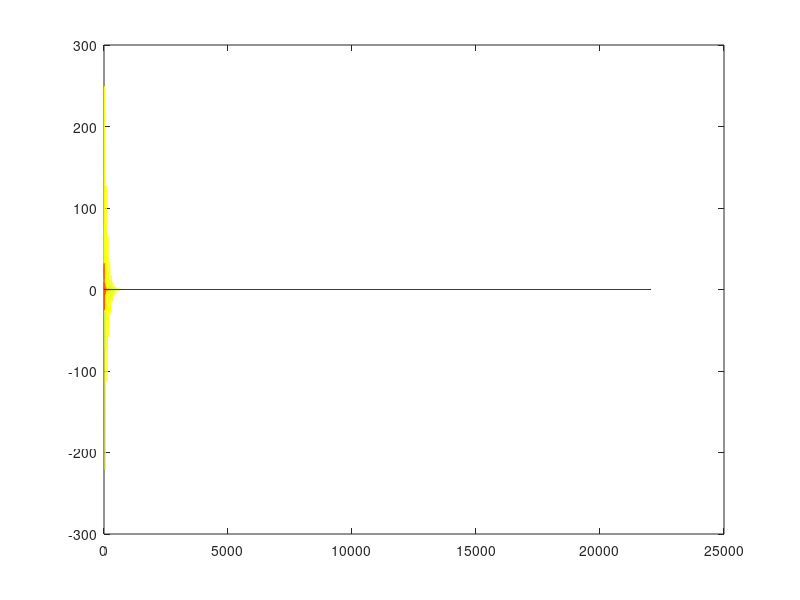

Write MATLAB code to recreate this figure.
% test script for generating sound for cube collision
%

% sample duration
duration = 0.5;

% sampling frequency
fq = 44100;
dt = 1/fq;

% spring constant
%   k = (Young's Modulus) * (thickness);
% Young's Modulus for steel
Y = 200; 
% TODO: what thickness to use?
thickness = 0.01;

k = Y * thickness;


% mass of particles
%   m = density * thickness * area
% for now just assume homogenous object
% density for steel is 7.85 g/cm^3
mass = 0.785 * 3 * thickness;

% fluid damping constant (must be negative?)
gamma = .1;

% viscoelastic damping constant (must be negative?)
n_eta = .1;

% vertices
vert = [ -1 -1  1;  ... p111
         -1 -1 -1;  ... p211
          1 -1 -1;  ... p221
          1 -1  1;  ... p121
          -1 -1  1;  ... p111
         -1  1  1;  ... p112
         -1  1 -1;  ... p212
          1  1 -1; ... p222
          1  1  1;  ... p122
         -1  1  1];  ... p112
vert2 = [ 1  1 -1; ... p222
          1 -1 -1;  ... p221
          1 -1 1; ...
          1  1 1; ...
          1  1 -1; ...
          -1  1 -1; ...
          -1  -1 -1]; ...

 
% edges
%{
edges = [ 2 3 5;  ...
          4 6;    ...
          4 7;    ...
          8;      ...
          6 7;    ...
          8;      ...
          8]; 
%}

% number of vertices
%n = size(vert,1);
n = 8;
%n = 3;

% K matrix (elastic force matrix)
%   TODO: this is only the 1D case (should be 3nx3n)
K = [ 0 1 1 0 1 0 0 0 ; ...
      0 0 0 1 0 1 0 0 ; ...
      0 0 0 1 0 0 1 0 ; ...
      0 0 0 0 0 0 0 1 ; ...
      0 0 0 0 0 1 1 0 ; ...
      0 0 0 0 0 0 0 1 ; ...
      0 0 0 0 0 0 0 1 ; ...
      0 0 0 0 0 0 0 0 ];
K = K + K';
K = [ K, zeros(n), zeros(n); ...
      zeros(n), K, zeros(n); ...
      zeros(n), zeros(n), K];
K = k*K*K';

% test tetrahedral
%K = [ 0 1 1 1; ...
%      1 0 1 1; ...
%      1 1 0 1; ...
%      1 1 1 0];
%K = K + eye(n);
%K = k*K;


% test one triangle mesh
%K = [ 0 1 1; ...
%      1 0 1; ...
%      1 1 0];
%K = [ K, zeros(n), zeros(n); ...
%      zeros(n), K, zeros(n); ...
%      zeros(n), zeros(n), K];
%K = k*K;

% diagonalize K
[G D] = eig(K);
lambda = diag(D);
Ginv = inv(G);
% force positive eigen values
lambda = abs(lambda);

% mass matrix
M = mass .* eye(3*n);
m = diag(M);

% construct w vector
%   w_i = (-(gamma*lambda_i + n) +/- sqrt((gamma*lamba_i + n)^2 - 4*lambda_i))/2
t1 = -(gamma .* lambda + n_eta);
t2 = sqrt((gamma.*lambda + n_eta).^2 - 4.*lambda);
w_plus = (t1 + t2)./2.0;
w_minus = (t1 - t2)./2.0;

% intialize constant terms to 0;
c = zeros(3*n,1);

% force/impulse vector
%   This is given from collisions
f = zeros(3*n,1);
f(1) = 1;

% compute transformed impulse
g = Ginv * f;

% time of impact/collision
t0 = 0;

% update constants
c = c + g./((m .* (w_plus - w_minus)) .* exp(w_plus * t0));
c_bar = conj(c);


% derive mode amplitude from the mode velocity
%   amplitude is related to the particle vecolicty which 
%   is linearly related to the mode velocity
% dz/dt = c * w_plus * exp(w_plus * t) + c_bar * w_minus * exp(w_minus * t)
mode_vel = @(t) c .* w_plus .* exp(w_plus .* t) + c_bar .* w_minus .* exp(w_minus .* t);


% initialize current time
t = 0;

% TODO: should there be some amplitude scaling factor? 
%         the relation between mode vel and particle
a = mode_vel(0);


nmode = length(lambda);
nsample = fq*duration;
mode_resp = zeros([nmode, nsample]);
for ind = 1:fq*duration
  % actual time
  %t = dt*ind
  t = pi/100*ind;
  % compute amplitude
  v = mode_vel(t);
  % compute sample for each mode
  %mode_resp(:,ind) = v .* (c .* exp(w_plus*t) + c_bar .* exp(w_minus * t));
  mode_resp(:,ind) = v .* (c .* exp(w_plus .* t) + c_bar .* exp(w_minus .* t));
end

% aggregate mode responses
sample = sum(mode_resp,1);


%% for test purposes
c1 = c(1);
c1_bar = c_bar(1);
g1 = g(1);
m1 = m(1);
wp1 = w_plus(1);
wm1 = w_minus(1);
v1 = c1 * wp1 * exp(wp1 * t) + c1_bar * wm1 * exp(wm1 * t);



nmodes = size(mode_resp,1);
c = jet(nmodes);
figure;
set(gcf, 'Color', 'w');
modenames = {};
for ind = 1:nmodes
  modenames{ind} = sprintf('mode %d', ind);
  plot(mode_resp(ind,:), 'Color', c(ind,:));
  hold on;
end

%legend(modenames);

